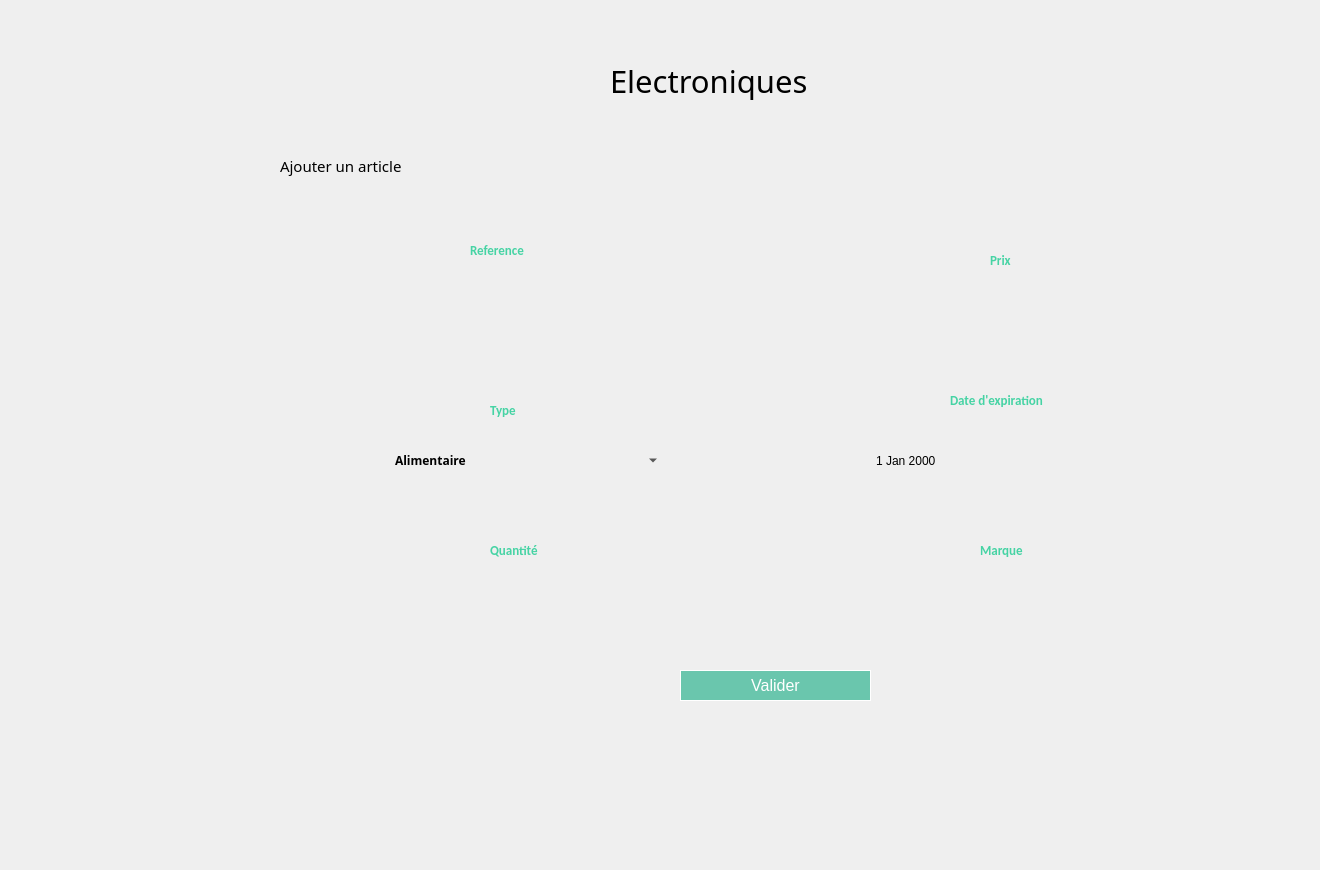
    <widget class="QWidget" name="page_6">
     <widget class="QLabel" name="label_364">
      <property name="geometry">
       <rect>
        <x>810</x>
        <y>250</y>
        <width>371</width>
        <height>121</height>
       </rect>
      </property>
      <property name="text">
       <string/>
      </property>
      <property name="pixmap">
       <pixmap>../../Downloads/saisir.png</pixmap>
      </property>
      <property name="scaledContents">
       <bool>true</bool>
      </property>
     </widget>
     <widget class="QPushButton" name="pushButton_122">
      <property name="geometry">
       <rect>
        <x>0</x>
        <y>710</y>
        <width>121</width>
        <height>61</height>
       </rect>
      </property>
      <property name="styleSheet">
       <string notr="true">QPushButton {
	font-weight: 500;
	text-align: center;
    vertical-align: middle;
	background-color: transparent;
	padding: 5px 15px 15px 20px;
    color: #fff;
	font-size: 11px;
	border : 0;
	border-right: 3px solid transparent;
 	background-position: center top;
    background-repeat: no-repeat;
    background-origin: content;
    background-image: url(&quot;C:/Users/hp/Desktop/anglais/projet c++ design/return1.png&quot;);
}

QPushButton:hover {
	color: #ffffff;
	font-weight: 500;
	background-image: url(&quot;C:/Users/hp/Desktop/anglais/projet c++ design/return2.png&quot;);
}</string>
      </property>
      <property name="text">
       <string/>
      </property>
     </widget>
     <widget class="QLineEdit" name="quant_7">
      <property name="geometry">
       <rect>
        <x>370</x>
        <y>580</y>
        <width>301</width>
        <height>41</height>
       </rect>
      </property>
      <property name="styleSheet">
       <string notr="true"> background-color: Transparent;
 border: none;</string>
      </property>
     </widget>
     <widget class="QLabel" name="label_365">
      <property name="geometry">
       <rect>
        <x>490</x>
        <y>540</y>
        <width>111</width>
        <height>20</height>
       </rect>
      </property>
      <property name="font">
       <font>
        <family>Calibri</family>
        <pointsize>10</pointsize>
        <weight>75</weight>
        <bold>true</bold>
       </font>
      </property>
      <property name="styleSheet">
       <string notr="true">color: rgb(70, 211, 164);</string>
      </property>
      <property name="text">
       <string>Quantité</string>
      </property>
     </widget>
     <widget class="QLabel" name="label_9">
      <property name="geometry">
       <rect>
        <x>470</x>
        <y>240</y>
        <width>111</width>
        <height>20</height>
       </rect>
      </property>
      <property name="font">
       <font>
        <family>Calibri</family>
        <pointsize>10</pointsize>
        <weight>75</weight>
        <bold>true</bold>
       </font>
      </property>
      <property name="styleSheet">
       <string notr="true">color: rgb(70, 211, 164);</string>
      </property>
      <property name="text">
       <string>Reference</string>
      </property>
     </widget>
     <widget class="QLabel" name="label_366">
      <property name="geometry">
       <rect>
        <x>340</x>
        <y>540</y>
        <width>371</width>
        <height>121</height>
       </rect>
      </property>
      <property name="text">
       <string/>
      </property>
      <property name="pixmap">
       <pixmap>../../Downloads/saisir.png</pixmap>
      </property>
      <property name="scaledContents">
       <bool>true</bool>
      </property>
     </widget>
     <widget class="QLabel" name="label_367">
      <property name="geometry">
       <rect>
        <x>330</x>
        <y>250</y>
        <width>371</width>
        <height>121</height>
       </rect>
      </property>
      <property name="text">
       <string/>
      </property>
      <property name="pixmap">
       <pixmap>../../Downloads/saisir.png</pixmap>
      </property>
      <property name="scaledContents">
       <bool>true</bool>
      </property>
     </widget>
     <widget class="QPushButton" name="pushButton_stock_5">
      <property name="geometry">
       <rect>
        <x>40</x>
        <y>280</y>
        <width>211</width>
        <height>61</height>
       </rect>
      </property>
      <property name="styleSheet">
       <string notr="true">QPushButton {
	font-weight: 500;
	text-align: center;
    vertical-align: middle;
	background-color: transparent;
	padding: 5px 15px 15px 20px;
    color: #fff;
	font-size: 11px;
	border : 0;
	border-right: 3px solid transparent;
 	background-position: center top;
    background-repeat: no-repeat;
    background-origin: content;
    background-image: url(&quot;C:/Users/hp/Desktop/anglais/projet c++ design/pie1.png&quot;);
}

QPushButton:hover {
	color: #ffffff;
	font-weight: 500;
	background-image: url(&quot;C:/Users/hp/Desktop/anglais/projet c++ design/pie2.png&quot;);
}</string>
      </property>
      <property name="text">
       <string/>
      </property>
      <property name="flat">
       <bool>true</bool>
      </property>
     </widget>
     <widget class="QLabel" name="label_368">
      <property name="geometry">
       <rect>
        <x>330</x>
        <y>400</y>
        <width>371</width>
        <height>121</height>
       </rect>
      </property>
      <property name="text">
       <string/>
      </property>
      <property name="pixmap">
       <pixmap>../../Downloads/saisir.png</pixmap>
      </property>
      <property name="scaledContents">
       <bool>true</bool>
      </property>
     </widget>
     <widget class="QLabel" name="label_369">
      <property name="geometry">
       <rect>
        <x>820</x>
        <y>540</y>
        <width>371</width>
        <height>121</height>
       </rect>
      </property>
      <property name="text">
       <string/>
      </property>
      <property name="pixmap">
       <pixmap>../../Downloads/saisir.png</pixmap>
      </property>
      <property name="scaledContents">
       <bool>true</bool>
      </property>
     </widget>
     <widget class="QLabel" name="label_370">
      <property name="geometry">
       <rect>
        <x>610</x>
        <y>40</y>
        <width>301</width>
        <height>81</height>
       </rect>
      </property>
      <property name="font">
       <font>
        <family>Montserrat Alternates</family>
        <pointsize>23</pointsize>
       </font>
      </property>
      <property name="text">
       <string>Electroniques</string>
      </property>
     </widget>
     <widget class="QDateEdit" name="d_5">
      <property name="geometry">
       <rect>
        <x>860</x>
        <y>440</y>
        <width>291</width>
        <height>41</height>
       </rect>
      </property>
      <property name="layoutDirection">
       <enum>Qt::RightToLeft</enum>
      </property>
      <property name="styleSheet">
       <string notr="true"> background-color: Transparent;
 border: none;</string>
      </property>
     </widget>
     <widget class="QLineEdit" name="ref_11">
      <property name="geometry">
       <rect>
        <x>380</x>
        <y>280</y>
        <width>281</width>
        <height>41</height>
       </rect>
      </property>
      <property name="styleSheet">
       <string notr="true"> background-color: Transparent;
 border: none;</string>
      </property>
      <property name="clearButtonEnabled">
       <bool>false</bool>
      </property>
     </widget>
     <widget class="QLabel" name="label_371">
      <property name="geometry">
       <rect>
        <x>950</x>
        <y>390</y>
        <width>131</width>
        <height>20</height>
       </rect>
      </property>
      <property name="font">
       <font>
        <family>Calibri</family>
        <pointsize>10</pointsize>
        <weight>75</weight>
        <bold>true</bold>
       </font>
      </property>
      <property name="styleSheet">
       <string notr="true">color: rgb(70, 211, 164);</string>
      </property>
      <property name="text">
       <string>Date d'expiration</string>
      </property>
     </widget>
     <widget class="QLabel" name="label_372">
      <property name="geometry">
       <rect>
        <x>490</x>
        <y>400</y>
        <width>111</width>
        <height>20</height>
       </rect>
      </property>
      <property name="font">
       <font>
        <family>Calibri</family>
        <pointsize>10</pointsize>
        <weight>75</weight>
        <bold>true</bold>
       </font>
      </property>
      <property name="styleSheet">
       <string notr="true">color: rgb(70, 211, 164);</string>
      </property>
      <property name="text">
       <string>Type</string>
      </property>
     </widget>
     <widget class="QLineEdit" name="prix_7">
      <property name="geometry">
       <rect>
        <x>850</x>
        <y>290</y>
        <width>291</width>
        <height>41</height>
       </rect>
      </property>
      <property name="styleSheet">
       <string notr="true"> background-color: Transparent;
 border: none;</string>
      </property>
     </widget>
     <widget class="QLabel" name="label_373">
      <property name="geometry">
       <rect>
        <x>980</x>
        <y>540</y>
        <width>111</width>
        <height>20</height>
       </rect>
      </property>
      <property name="font">
       <font>
        <family>Calibri</family>
        <pointsize>10</pointsize>
        <weight>75</weight>
        <bold>true</bold>
       </font>
      </property>
      <property name="styleSheet">
       <string notr="true">color: rgb(70, 211, 164);</string>
      </property>
      <property name="text">
       <string>Marque</string>
      </property>
     </widget>
     <widget class="QPushButton" name="pushButton_123">
      <property name="geometry">
       <rect>
        <x>100</x>
        <y>380</y>
        <width>91</width>
        <height>61</height>
       </rect>
      </property>
      <property name="styleSheet">
       <string notr="true">QPushButton {
	font-weight: 500;
	text-align: center;
    vertical-align: middle;
	background-color: transparent;
	padding: 5px 15px 15px 20px;
    color: #fff;
	font-size: 11px;
	border : 0;
	border-right: 3px solid transparent;
 	background-position: center top;
    background-repeat: no-repeat;
    background-origin: content;
    background-image: url(&quot;C:/Users/hp/Desktop/anglais/projet c++ design/gestion1.png&quot;);
}

QPushButton:hover {
	color: #ffffff;
	font-weight: 500;
	background-image: url(&quot;C:/Users/hp/Desktop/anglais/projet c++ design/gestion2.png&quot;);
}</string>
      </property>
      <property name="text">
       <string/>
      </property>
     </widget>
     <widget class="QComboBox" name="type_5">
      <property name="geometry">
       <rect>
        <x>390</x>
        <y>440</y>
        <width>271</width>
        <height>41</height>
       </rect>
      </property>
      <property name="font">
       <font>
        <family>Myriad Pro</family>
        <weight>75</weight>
        <bold>true</bold>
       </font>
      </property>
      <property name="styleSheet">
       <string notr="true"> background-color: Transparent;
 border: none;</string>
      </property>
      <item>
       <property name="text">
        <string>Alimentaire</string>
       </property>
      </item>
      <item>
       <property name="text">
        <string>Congele</string>
       </property>
      </item>
      <item>
       <property name="text">
        <string>Electronique</string>
       </property>
      </item>
     </widget>
     <widget class="QLabel" name="label_374">
      <property name="geometry">
       <rect>
        <x>-20</x>
        <y>-20</y>
        <width>1311</width>
        <height>861</height>
       </rect>
      </property>
      <property name="text">
       <string/>
      </property>
      <property name="pixmap">
       <pixmap>../../Desktop/anglais/projet c++ design/bg2.png</pixmap>
      </property>
      <property name="scaledContents">
       <bool>true</bool>
      </property>
     </widget>
     <widget class="QLabel" name="label_375">
      <property name="geometry">
       <rect>
        <x>820</x>
        <y>400</y>
        <width>371</width>
        <height>121</height>
       </rect>
      </property>
      <property name="text">
       <string/>
      </property>
      <property name="pixmap">
       <pixmap>../../Downloads/saisir.png</pixmap>
      </property>
      <property name="scaledContents">
       <bool>true</bool>
      </property>
     </widget>
     <widget class="QLabel" name="label_376">
      <property name="geometry">
       <rect>
        <x>280</x>
        <y>150</y>
        <width>191</width>
        <height>31</height>
       </rect>
      </property>
      <property name="font">
       <font>
        <family>Montserrat Alternates</family>
        <pointsize>11</pointsize>
       </font>
      </property>
      <property name="text">
       <string>Ajouter un article</string>
      </property>
     </widget>
     <widget class="QLabel" name="label_377">
      <property name="geometry">
       <rect>
        <x>990</x>
        <y>250</y>
        <width>111</width>
        <height>20</height>
       </rect>
      </property>
      <property name="font">
       <font>
        <family>Calibri</family>
        <pointsize>10</pointsize>
        <weight>75</weight>
        <bold>true</bold>
       </font>
      </property>
      <property name="styleSheet">
       <string notr="true">color: rgb(70, 211, 164);</string>
      </property>
      <property name="text">
       <string>Prix</string>
      </property>
     </widget>
     <widget class="QLineEdit" name="marque_5">
      <property name="geometry">
       <rect>
        <x>860</x>
        <y>580</y>
        <width>291</width>
        <height>41</height>
       </rect>
      </property>
      <property name="styleSheet">
       <string notr="true"> background-color: Transparent;
 border: none;</string>
      </property>
     </widget>
     <widget class="QPushButton" name="pushButton_888">
      <property name="geometry">
       <rect>
        <x>680</x>
        <y>670</y>
        <width>191</width>
        <height>31</height>
       </rect>
      </property>
      <property name="styleSheet">
       <string notr="true">QPushButton{
line-height: 1;
    color: #ffffff;
    background-color: #6ac6ad;
    background-clip: padding-box;
	border: 1px solid #ffffff;
    font-weight: 400;
	font-size: 16px;
    padding: 0.875rem 1.375rem;
}
QPushButton:hover{
	border: 1px solid #f75454;
 color: #f75454;
    background-color: #ffffff;

}
</string>
      </property>
      <property name="text">
       <string>Valider</string>
      </property>
     </widget>
     <zorder>label_374</zorder>
     <zorder>label_364</zorder>
     <zorder>pushButton_122</zorder>
     <zorder>label_365</zorder>
     <zorder>label_9</zorder>
     <zorder>label_366</zorder>
     <zorder>label_367</zorder>
     <zorder>pushButton_stock_5</zorder>
     <zorder>label_368</zorder>
     <zorder>label_369</zorder>
     <zorder>label_370</zorder>
     <zorder>ref_11</zorder>
     <zorder>label_371</zorder>
     <zorder>label_372</zorder>
     <zorder>prix_7</zorder>
     <zorder>label_373</zorder>
     <zorder>pushButton_123</zorder>
     <zorder>type_5</zorder>
     <zorder>label_375</zorder>
     <zorder>label_376</zorder>
     <zorder>label_377</zorder>
     <zorder>marque_5</zorder>
     <zorder>pushButton_888</zorder>
     <zorder>quant_7</zorder>
     <zorder>d_5</zorder>
    </widget>
